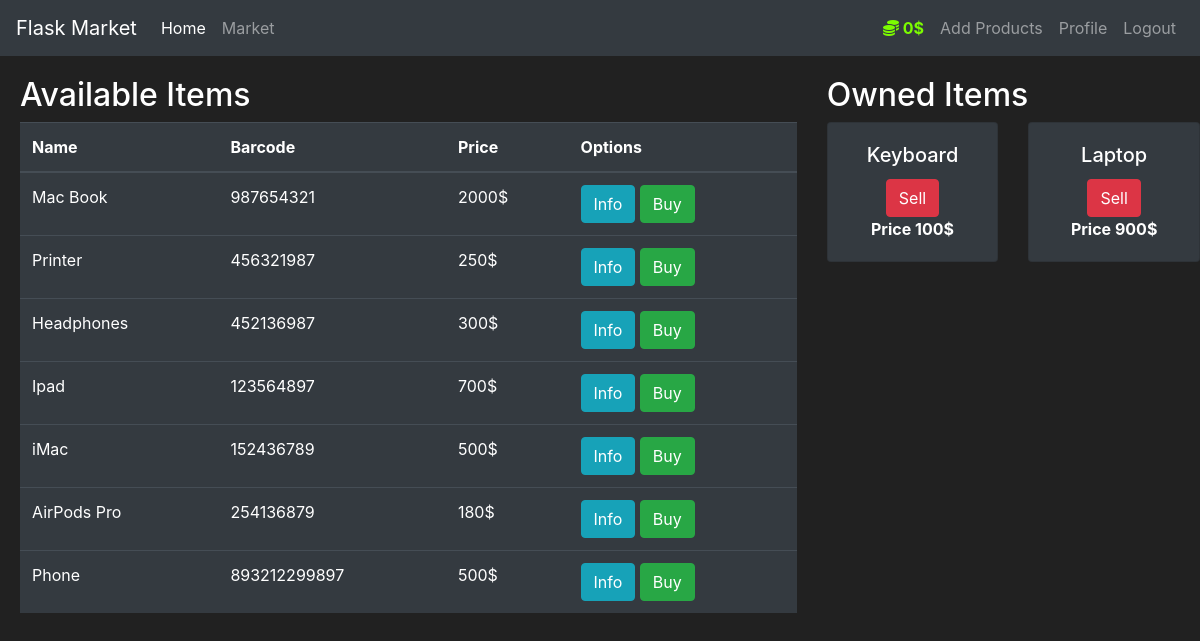
The app's page /market (signed in) with its own data.
### app/models.py (models this page shows, shortened)
class User(db.Model, UserMixin): # Creating a User class which inherits from db.Model, where Model is a class in SQLAlchemy which is a base class for all models in SQLAlchemy. Here Model class is being accessed through db object.
    id = db.Column(db.Integer(), primary_key=True)
    username = db.Column(db.String(length=30), nullable=False, unique=True)
    email_address = db.Column(db.String(length=50), nullable=False, unique=True)
    password_hash = db.Column(db.String(length=60), nullable=False)
    budget = db.Column(db.Integer(), nullable=False, default=10000)
    items = db.relationship('Item', backref='owned_user', lazy=True)
    @property # This decorator allows you to access the method (password) as if it were an attribute. It allows you to use @password.setter or @password.deleter
    def password(self):
        raise AttributeError("Password cannot be accessed directly.")
    @password.setter # When you assign a value to the password attribute (e.g., user_to_create.password = form.password1.data), the setter is called.
    def password(self, plain_text_password): # Function name should be the same as the property name.
        self.password_hash = bcrypt.generate_password_hash(plain_text_password).decode('utf-8')
    @property # This decorator allows you to access the method (prettier_budget) as if it were an attribute.
    def prettier_budget(self): # This function is used to display the budget in a prettier format.
        if len(str(self.budget)) >= 4:
            return f'{str(self.budget)[:-3]},{str(self.budget)[-3:]}$'
        else:
            return f"{self.budget}$"
    @property
    def is_admin(self):
        return self.username == "Shaik"

class Item(db.Model):
    id = db.Column(db.Integer(), primary_key=True)
    name = db.Column(db.String(length=30), nullable=False, unique=True)
    price = db.Column(db.Integer(), nullable=False)
    barcode = db.Column(db.String(length=12), nullable=False, unique=True)
    description = db.Column(db.String(length=1024), nullable=False)
    owner = db.Column(db.Integer(), db.ForeignKey('user.id'))

### app/routes.py (the view, shortened to what this page needs)
@app.route('/market', methods=['GET', 'POST'])
@login_required
def market_page():
    purchase_form = PurchaseForm()
    selling_form = SellForm()
    if request.method == "GET":
        owned_items = Item.query.filter_by(owner=current_user.id)  # Return a list of all the rows in the table(Item) from the database(app.db) where the owner is the current user.
        items = Item.query.filter_by(owner=None) # Return a list of all the rows in the table(Item) from the database(app.db) where the owner is None.
        return render_template('market.html', items=items, purchase_form=purchase_form, selling_form=selling_form,
                               owned_items=owned_items)

### app/models.py (called while the page is built)
@login_manager.user_loader
def load_user(user_id): # This function is used to load the user by the user_id
    return User.query.get(int(user_id))

### app/templates/market.html (shortened to what this page needs)
{% extends 'base.html' %}
{% block content %}
<div class="row" style="margin-top:20px; margin-left:5px">
<div class="col-8">
   <h2>Available Items</h2>
   <table class="table table-hover table-dark">
      <thead>
         <tr>
            <th scope="col">Name</th>
            <th scope="col">Barcode</th>
            <th scope="col">Price</th>
            <th scope="col">Options</th>
         </tr>
      </thead>
      <tbody>
         {% for item in items %}
         <tr>
            <td>{{ item.name }}</td>
            <td>{{ item.barcode }}</td>
            <td>{{ item.price }}$</td>
            <td>
               <button class="btn btn-outline btn-info" data-toggle="modal" data-target="#Modal-MoreInfo-{{ item.id }}">Info</button>
               <button class="btn btn-outline btn-success" data-toggle="modal" data-target="#Modal-PurchaseConfirm-{{ item.id }}">Buy</button>
            </td>
         </tr>
         {% endfor %}
      </tbody>
   </table>
</div>
<div class="col-4">
<h2>Owned Items</h2>
<div class="row">
   {% for owned_item in owned_items %}
   <div class="col-md-6">
      <div style="margin-bottom: 5px" class="card text-center bg-dark">
         <div class="card-body">
            <h5 class="card-title">{{ owned_item.name }}</h5>
            <button
            class="btn btn-outline btn-danger"
            type="button"
            data-toggle="modal"
            data-target="#Modal-SellConfirm-{{ owned_item.id }}">
            Sell</button>
            <p class="card-text"><strong>Price {{ owned_item.price }}$</strong></p>
         </div>
      </div>
   </div>
  {% endfor %}
</div>
</div>
</div>
{% endblock %}

### app/templates/base.html (shortened to what this page needs)
<!doctype html>
<html lang="en">
   <head>
      <link rel="stylesheet" href="https://cdn.jsdelivr.net/npm/bootstrap@4.5.3/dist/css/bootstrap.min.css">
   </head>
   <body>
    <nav class="navbar navbar-expand-md navbar-dark bg-dark">
      <a class="navbar-brand" href="#">Flask Market</a>
      <div class="collapse navbar-collapse" id="navbarNav">
        <ul class="navbar-nav mr-auto">
            <li class="nav-item active">
                <a class="nav-link" href="{{ url_for('home_page') }}">Home <span class="sr-only">(current)</span></a>
            </li>
            <li class="nav-item">
                <a class="nav-link" href="{{ url_for('market_page') }}">Market</a>
            </li>
        </ul>
          {% if current_user.is_authenticated %}
          <ul class="navbar-nav">
              <li class="nav-item">
                  <a class="nav-link" style="color: lawngreen; font-weight: bold" >
                      <i class="fas fa-coins"></i>
                      {{ current_user.prettier_budget }}
                  </a>
              </li>
              {% if current_user.is_admin %}
              <li class="nav-item">
                  <a class="nav-link" href="{{ url_for('admin_page') }}">Add Products</a>
              </li>
              {% endif %}
              <li class="nav-item">
                  <a class="nav-link" href="#">Profile</a>
              </li>
              <li class="nav-item">
                  <a class="nav-link" href="{{ url_for('logout_page') }}">Logout</a>
              </li>
          </ul>
        {% endif %}
      </div>
    </nav>
    {% block content %}
    {% endblock %}
   </body>
</html>

### app/templates/base.html (style rules this page uses)
body { background-color: #212121; color: white }

### records on screen
User: prettier_budget "0$"
Item: name "Mac Book", barcode "987654321", price "2000"
Item: name "Printer", barcode "456321987", price "250"
Item: name "Headphones", barcode "452136987", price "300"
Item: name "Ipad", barcode "123564897", price "700"
Item: name "iMac", barcode "152436789", price "500"
Item: name "AirPods Pro", barcode "254136879", price "180"
Item: name "Phone", barcode "893212299897", price "500"
Item: name "Keyboard", price "100"
Item: name "Laptop", price "900"
